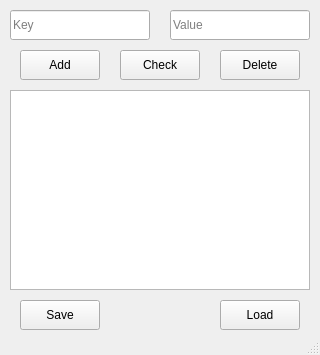
<?xml version="1.0" encoding="UTF-8"?>
<ui version="4.0">
 <class>MainWindow</class>
 <widget class="QMainWindow" name="MainWindow">
  <property name="geometry">
   <rect>
    <x>0</x>
    <y>0</y>
    <width>320</width>
    <height>355</height>
   </rect>
  </property>
  <property name="minimumSize">
   <size>
    <width>320</width>
    <height>355</height>
   </size>
  </property>
  <property name="maximumSize">
   <size>
    <width>320</width>
    <height>355</height>
   </size>
  </property>
  <property name="windowTitle">
   <string>ooplab 2</string>
  </property>
  <widget class="QWidget" name="centralwidget">
   <widget class="QLineEdit" name="keyLineEdit">
    <property name="geometry">
     <rect>
      <x>10</x>
      <y>10</y>
      <width>140</width>
      <height>30</height>
     </rect>
    </property>
    <property name="sizePolicy">
     <sizepolicy hsizetype="Fixed" vsizetype="Fixed">
      <horstretch>0</horstretch>
      <verstretch>0</verstretch>
     </sizepolicy>
    </property>
    <property name="placeholderText">
     <string>Key</string>
    </property>
   </widget>
   <widget class="QLineEdit" name="valueLineEdit">
    <property name="geometry">
     <rect>
      <x>170</x>
      <y>10</y>
      <width>140</width>
      <height>30</height>
     </rect>
    </property>
    <property name="placeholderText">
     <string>Value</string>
    </property>
   </widget>
   <widget class="QListWidget" name="list">
    <property name="geometry">
     <rect>
      <x>10</x>
      <y>90</y>
      <width>300</width>
      <height>200</height>
     </rect>
    </property>
   </widget>
   <widget class="QPushButton" name="addButton">
    <property name="geometry">
     <rect>
      <x>20</x>
      <y>50</y>
      <width>80</width>
      <height>30</height>
     </rect>
    </property>
    <property name="text">
     <string>Add</string>
    </property>
   </widget>
   <widget class="QPushButton" name="DeleteButton">
    <property name="geometry">
     <rect>
      <x>220</x>
      <y>50</y>
      <width>80</width>
      <height>30</height>
     </rect>
    </property>
    <property name="text">
     <string>Delete</string>
    </property>
   </widget>
   <widget class="QPushButton" name="saveButton">
    <property name="geometry">
     <rect>
      <x>20</x>
      <y>300</y>
      <width>80</width>
      <height>30</height>
     </rect>
    </property>
    <property name="text">
     <string>Save</string>
    </property>
   </widget>
   <widget class="QPushButton" name="loadButton">
    <property name="geometry">
     <rect>
      <x>220</x>
      <y>300</y>
      <width>80</width>
      <height>30</height>
     </rect>
    </property>
    <property name="text">
     <string>Load</string>
    </property>
   </widget>
   <widget class="QPushButton" name="checkButton">
    <property name="geometry">
     <rect>
      <x>120</x>
      <y>50</y>
      <width>80</width>
      <height>30</height>
     </rect>
    </property>
    <property name="text">
     <string>Check</string>
    </property>
   </widget>
   <widget class="QLabel" name="keyStatus">
    <property name="geometry">
     <rect>
      <x>110</x>
      <y>300</y>
      <width>100</width>
      <height>30</height>
     </rect>
    </property>
    <property name="text">
     <string/>
    </property>
   </widget>
  </widget>
  <widget class="QStatusBar" name="statusbar"/>
 </widget>
 <resources/>
 <connections/>
</ui>
